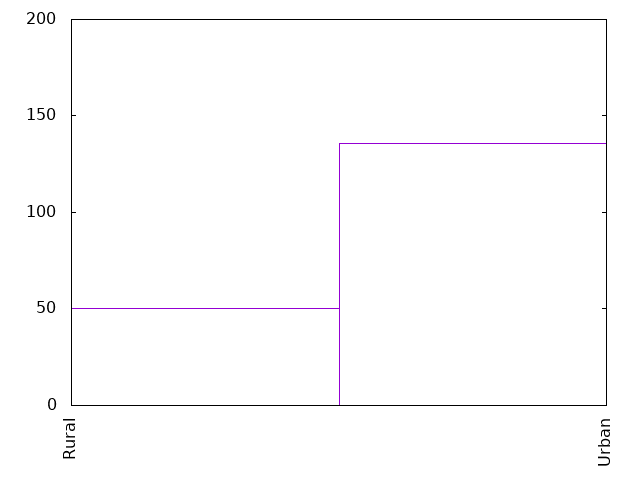

Write the gnuplot code that produced this figure.
set term png
set out "0-10address.png"
set key off
set xtics rotate
set yrange[0:200]

plot '0-10address.dat' using 1:xticlabel(2) with boxes
